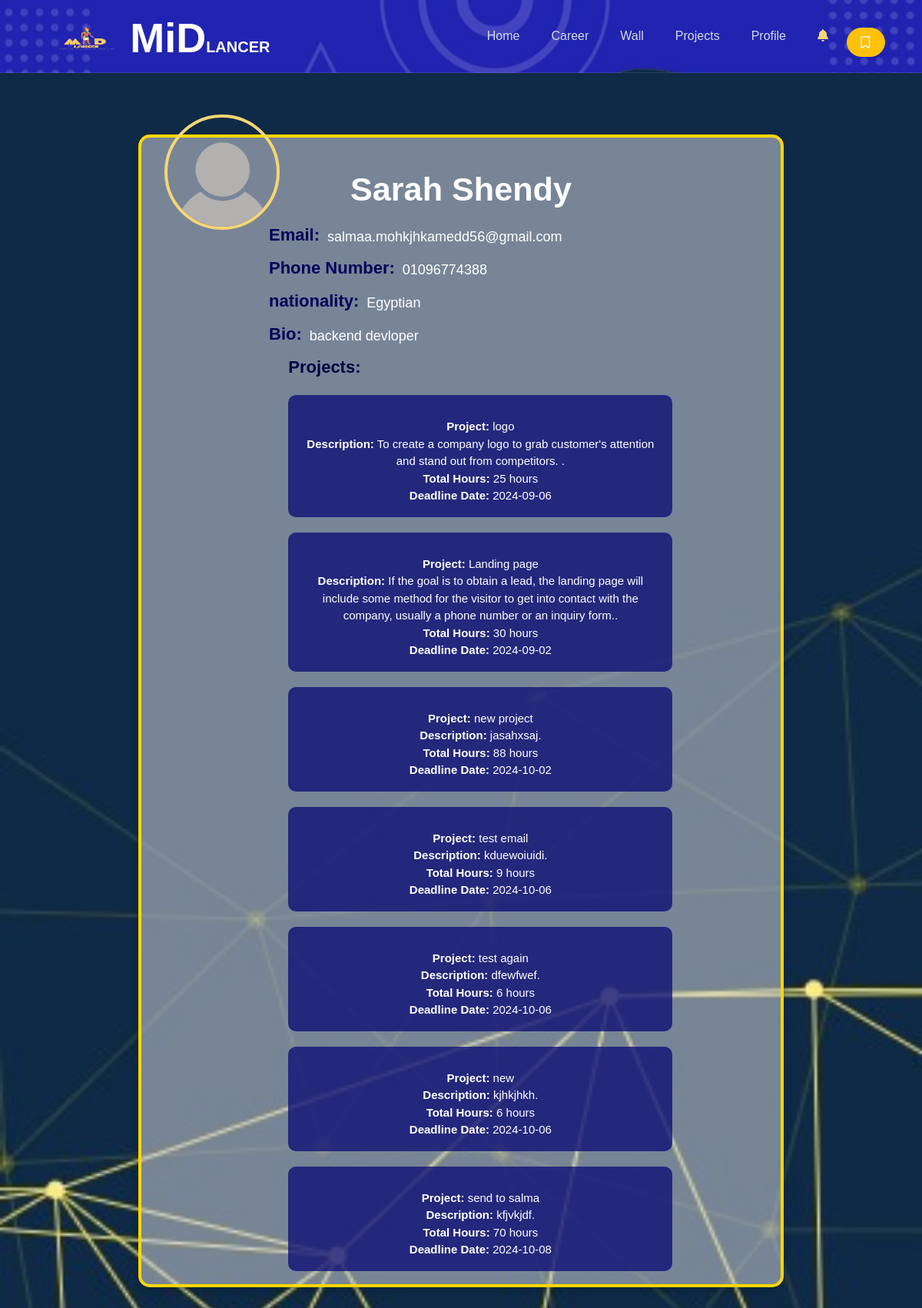
The page /clientview.php?cid=1 (signed in) on the database its author committed.
### tables this page shows
CREATE TABLE `user` (
  `user_id` int(11) NOT NULL,
  `user_name` varchar(250) NOT NULL,
  `email` varchar(250) NOT NULL,
  `phone_number` varchar(20) NOT NULL,
  `password` varchar(255) NOT NULL,
  `user_image` longtext DEFAULT 'defaultprofile.png',
  `bio` varchar(255) DEFAULT NULL,
  `nationality_id` int(11) NOT NULL,
  `last_seen` datetime DEFAULT current_timestamp()
);

CREATE TABLE `nationality` (
  `nationality_id` int(11) NOT NULL,
  `nationality` varchar(250) NOT NULL
);

CREATE TABLE `project` (
  `project_id` int(11) NOT NULL,
  `project_name` varchar(250) NOT NULL,
  `description` varchar(250) NOT NULL,
  `total_hours` int(11) NOT NULL,
  `deadline_date` date NOT NULL,
  `user_id` int(11) NOT NULL,
  `type_id` int(11) DEFAULT NULL,
  `posting` int(11) NOT NULL
);

### clientview.php (the view, shortened to what this page needs)
<?php
include 'nav+bm.php';
if(isset($_GET['cid']))
{
    $client_id= mysqli_real_escape_string($connect, $_GET['cid']);
}
else
    header("Location: home.php");
$select_user = "SELECT * FROM `user`
                JOIN `nationality` ON `nationality`.`nationality_id` = `user`.`nationality_id`
                WHERE `user_id` = '$client_id'";
$run_user = mysqli_query($connect,$select_user);
$select_posted_projects = "SELECT * FROM `project`
                            JOIN `user` ON `user`.`user_id` = `project`.`user_id`
                            WHERE `project`.`user_id` = '$client_id' AND `project`.`posting` = 1";
$run_posted_projects = mysqli_query($connect,$select_posted_projects);
?>
<!DOCTYPE html>
<html lang="en">
<head>
    <link href="https://cdn.jsdelivr.net/npm/bootstrap@5.0.2/dist/css/bootstrap.min.css" rel="stylesheet">
    <link rel="stylesheet" href="https://cdnjs.cloudflare.com/ajax/libs/font-awesome/6.0.0-beta3/css/all.min.css">
    <link rel="stylesheet" href="./css/clientprofile.css">
</head>
<body>
<h2></h2>
    <div class="profile-container">
        <?php foreach($run_user as $data){ ?>
            <div class="profile-image">
                <img src="<?php echo "img/profile/".htmlspecialchars($data['user_image'], ENT_QUOTES, 'UTF-8' )?>" alt="Profile Image" id="image-preview">
            </div>
            <h1><?php echo htmlspecialchars($data['user_name'], ENT_QUOTES, 'UTF-8' )?></h1>
            <form method="POST" class="profile-form" enctype="multipart/form-data">
                <div class="form-group">
                    <label for="career">Email:</label>
                    <p> <?php echo htmlspecialchars($data['email'], ENT_QUOTES, 'UTF-8' )?></p>
                </div>
                <div class="form-group">
                    <label for="job-title">Phone Number:</label>
                    <p class="web"><?php echo htmlspecialchars($data['phone_number'], ENT_QUOTES, 'UTF-8' ) ?></p>
                </div>
                <div class="form-group">
                    <label for="bio">nationality:</label>
                    <p><?php echo htmlspecialchars($data['nationality'], ENT_QUOTES, 'UTF-8' ) ?></p>
                </div>
                <div class="form-group">
                    <label for="bio">Bio:</label>
                    <p><?php echo htmlspecialchars($data['bio'], ENT_QUOTES, 'UTF-8' ) ?></p>
                </div>
            </form>
            <div class="form-group11">
                <div class="all">
                    <div class="txt d-flex f-row "> <label for="experience">Projects:</label>
                    </div>
                    <?php  if(mysqli_num_rows($run_posted_projects) > 0) { ?>
                        <?php foreach($run_posted_projects as $project){ ?>
                        <div class="post2">
                            <p>
                                <strong>Project:</strong> <?php echo htmlspecialchars($project['project_name'], ENT_QUOTES, 'UTF-8' )?><br>
                                <strong>Description:</strong>  <?php echo htmlspecialchars($project['description'] , ENT_QUOTES, 'UTF-8' )?>.<br>
                                <strong>Total Hours:</strong> <?php echo htmlspecialchars($project['total_hours'] , ENT_QUOTES, 'UTF-8' )?> hours<br>
                                <strong>Deadline Date:</strong> <?php echo htmlspecialchars($project['deadline_date'], ENT_QUOTES, 'UTF-8' )?>
                            </p>
                        </div>
                    <?php }}else{ ?>
                        <h3>No Posts Yet</h3>
                    <?php } ?>
                </div>
            </div>
        </div>
    <?php } ?>
</body>
</html>

### css/nav+bm.css (style rules this page uses)
:root { --primary-color: #080a74; --secondary-color: #f6d673; --Thirdly-color: #d6d9e0; --fourthly-color: #1d1d27; }
h2 { color: var(--Thirdly-color); }

### css/clientprofile.css (style rules this page uses)
:root { --blue-color: #080a74; --primary-color: #080a74; --secondary-color: #f6d673; --background-color: #f7faff; --input-bg-color: #1d1d27; --text-color: #ffffff; --button-bg-color: #f6d673; --button-hover-bg-color: #2124b1; --popup-bg-color: #ffffff; --popup-border-color: #2124b1; }
body { font-family: 'Arial', sans-serif; background-image: url(../img/WhatsApp\ Image\ 2024-08-11\ at\ 12.05.36_6e53c2c1.jpg); background-size: cover; color: var(--text-color); margin: 0; }
.profile-container { position: relative; width: 70%; margin: auto; background-color: #d6d9e085; border-radius: 15px; box-shadow: 0 4px 10px rgba(0, 0, 0, 0.2); text-align: center; border: 4px solid gold; margin-bottom: 4%; }
h2 { color: var(--secondary-color) !important; font-size: 2.7em; font-weight: 600; text-align: center; padding-bottom: 3%; padding-top: 3%; }
h1 { color: var(--text-color) !important; font-size: 2.7em; font-weight: 600; margin-top: 2%; padding-top: 3%; }
.profile-image { width: 150px; height: 150px; border-radius: 50%; border: 4px solid var(--secondary-color); overflow: hidden; position: absolute; top: -30px; left: 30px; }
.profile-image img { width: 100%; }
p { color: var(--text-color); font-weight: 540; font-size: large; position: relative; top: 15px; }
.profile-form { display: flex; flex-direction: column; align-items: center; }
.form-group11 { font-size: 22px !important; width: 100%; max-width: 500px; display: flex; flex-direction: row; gap: 10px; color: #010144; font-weight: 600; padding-top: 9px; margin-left: 23%; margin-bottom: 2%; }
.form-group { width: 100%; max-width: 500px; display: flex; flex-direction: row; gap: 10px; }
.form-group label { font-weight: bold; font-size: 22px; color: rgb(2, 2, 88); text-align: left; padding-top: 9px; }
.all { width: 100%; height: auto; display: flex; flex-direction: column; }
.post2 { width: 100%; background-color: #080a74c0; margin-top: 4%; border-radius: 10px; }
.all .post2 p { font-size: 15px; color: white; padding: 3%; }
img { width: 100%; height: 100%; border-radius: 10px; }

### rows shown on the page
user: user_image (placeholder picture), user_name "Sarah Shendy", email "salmaa.mohkjhkamedd56@gmail.com", phone_number "01096774388", nationality.nationality "Egyptian", bio "backend devloper"
project: project_name "logo", description "To create a company logo to grab customer's attention and stand out from competitors.", total_hours "25", deadline_date "2024-09-06"
project: project_name "Landing page", description "If the goal is to obtain a lead, the landing page will include some method for the visitor to get into contact with the company, usually a phone number or an inquiry form.", total_hours "30", deadline_date "2024-09-02"
project: project_name "new project", description "jasahxsaj", total_hours "88", deadline_date "2024-10-02"
project: project_name "test email", description "kduewoiuidi", total_hours "9", deadline_date "2024-10-06"
project: project_name "test again", description "dfewfwef", total_hours "6", deadline_date "2024-10-06"
project: project_name "new", description "kjhkjhkh", total_hours "6", deadline_date "2024-10-06"
project: project_name "send to salma", description "kfjvkjdf", total_hours "70", deadline_date "2024-10-08"
